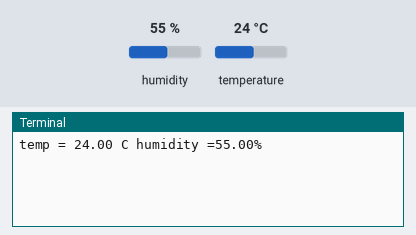
A program run on a simulated Raspberry Pi (BCM pin numbers) with a GrovePi. On the bench: the last lines printed to the terminal. The test bench sets the inputs (shaded band); at power-on: humidity 55 %, temperature 24 °C. No MQTT or app messages arrive unless stated.

Above: at 1.2 s.
1.3 s: humidity set to 22 %
At 3.6 s:
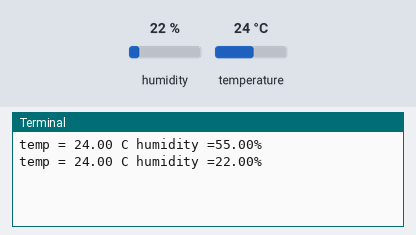
4.9 s: temperature set to 12 °C
At 6.8 s:
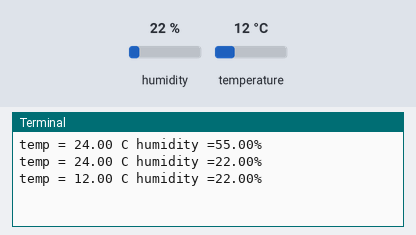
8.5 s: humidity set to 40 %
At 8.5 s:
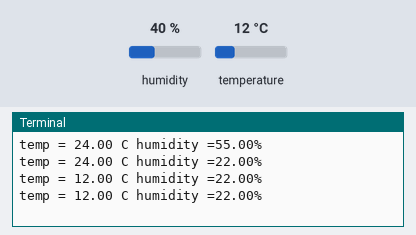
Timing chart, 0 to 11.5 s (numbered marks = the images above; inputs shaded):
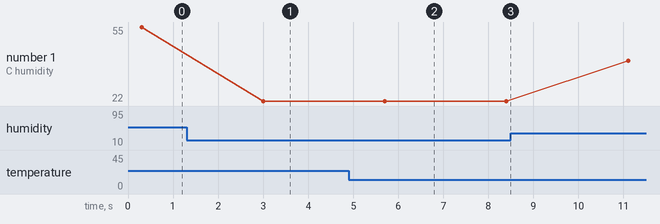

Measured:
- after the input at 1.3 s, the terminal: prints a new line after 1.7 s (image 1)
- after the input at 4.9 s, the terminal: prints a new line after 0.80 s (image 2)
- plotted number 1: 55 → 22 after the input at 1.3 s, 22 → 40 after the input at 8.5 s

The program:

TempHum.py
```python
# test file
import grovepi
import math
import time
import paho.mqtt.publish as publish

# Connect the Grove Temperature & Humidity Sensor Pro to digital port D4
# This example uses the blue colored sensor.
# SIG,NC,VCC,GND
sensor = 4  # The Sensor goes on digital port 4.

# temp_humidity_sensor_type
# Grove Base Kit comes with the blue sensor.
blue = 0    # The Blue colored sensor.
white = 1   # The White colored sensor.

while True:
    try:
        # This example uses the blue colored sensor.
        # The first parameter is the port, the second parameter is the type of sensor.
        [temp,humidity] = grovepi.dht(sensor,blue)
        if math.isnan(temp) == False and math.isnan(humidity) == False:
            print("temp = %.02f C humidity =%.02f%%"%(temp, humidity))
            publish.single("SmartCities/Temperature", temp, hostname="test.mosquitto.org")
            publish.single("SmartCities/Humidity", humidity, hostname="test.mosquitto.org")
        else:
            print("nan values")
        time.sleep(2)

    except IOError:
        print ("Error")
```
